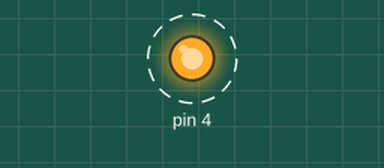
Simulated run of this sketch. Board: Arduino Uno, built with avr-gcc and run on an emulated ATmega328P. On the bench: output pins drawn as LEDs (lit = HIGH). Dashed ring = blinking.

Above: at 0.2 s.
Timing chart, 0 to 3.0 s (numbered marks = the images above):
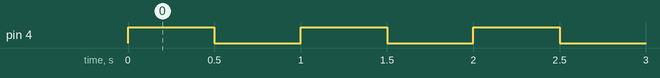

The sketch:

ATtiny13_blink.ino
```cpp
void setup() {
  pinMode(4, OUTPUT);
}

void loop() {
  digitalWrite(4, HIGH);
  delay(500);
  digitalWrite(4, LOW);
  delay(500);
} 
```

ATtiny13_blink.c
```cpp
#include <avr/io.h>
#include <util/delay.h>

int main(void) {
  DDRB = 1<<PB4;
  PORTB = 0x0;

  while (1) {
    PORTB ^= 1<<PB4;
    _delay_ms(250);
  }
}
```

Measured:
- by itself, pin 4: alternates HIGH for 0.50 s and LOW for 0.50 s
